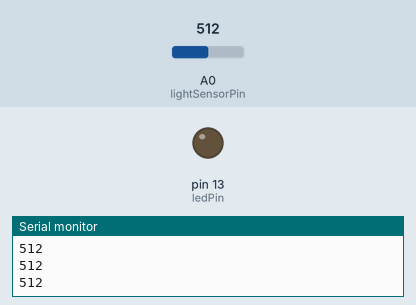
Bench run of a sketch on a simulated Arduino Uno, built with avr-gcc and run on an emulated ATmega328P. Parts: output pins drawn as LEDs (lit = HIGH), the last lines printed to the serial monitor. Inputs (shaded band) come from the test bench; at power-on: A0 (lightSensorPin) = 512.

Above: at 1.2 s.
1.3 s: A0 (lightSensorPin) set to 592
2.8 s: A0 (lightSensorPin) set to 619
At 3.4 s:
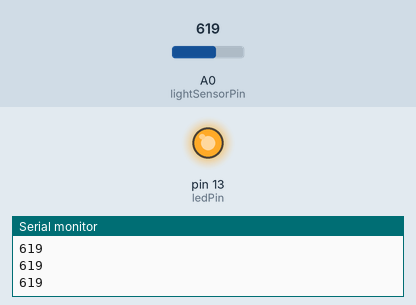
4.3 s: A0 (lightSensorPin) set to 590
At 4.7 s:
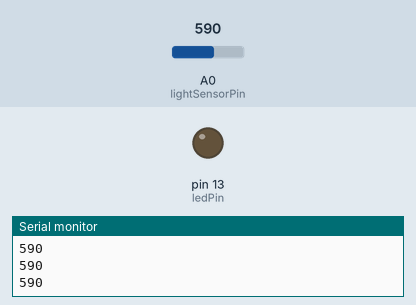
5.8 s: A0 (lightSensorPin) set to 610
At 7.2 s:
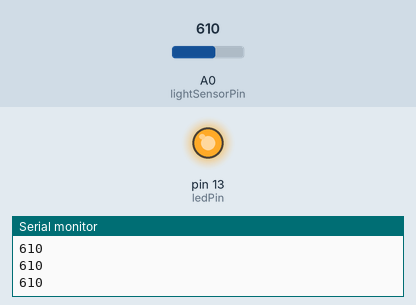
Timing chart, 0 to 8.3 s (numbered marks = the images above; inputs shaded):
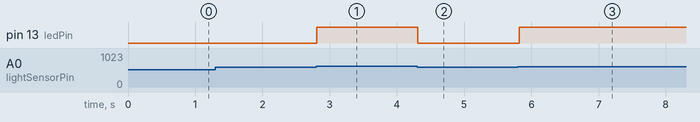

The sketch:

13_Night_Light.ino
```cpp
/*
  13_Night_Light
  光感夜灯：天黑了(光敏电阻被遮挡)，灯自动亮起
*/

int lightSensorPin = A0; // 光敏电阻接 A0
int ledPin = 13;

void setup() {
  pinMode(ledPin, OUTPUT);
  // 打开串口监视器，方便我们查看光敏电阻的数值
  Serial.begin(9600);
}

void loop() {
  // 读取亮度值
  // 越亮数值越小，越暗数值越大 (取决于接线方式，通常分压电路是这样)
  int sensorValue = analogRead(lightSensorPin);

  // 打印数值到电脑上，帮助我们调试阈值
  Serial.println(sensorValue);

  // 设定一个阈值 (比如 500)
  // 你需要观察串口监视器的数值来调整这个数
  // 假设：平时是 200，用手遮住变成 800
  if (sensorValue > 600) {
    digitalWrite(ledPin, HIGH); // 太暗了，开灯
  } else {
    digitalWrite(ledPin, LOW);  // 够亮，关灯
  }

  delay(100);
}
```

Measured:
- the behaviour switches between 600 and 601 on A0 (lightSensorPin) (found by bisection; images 0 and 1)
- after the input at 2.8 s, pin 13 (ledPin): LOW → HIGH at once
- after the input at 4.3 s, pin 13 (ledPin): HIGH → LOW at once
- after the input at 5.8 s, pin 13 (ledPin): LOW → HIGH at once
